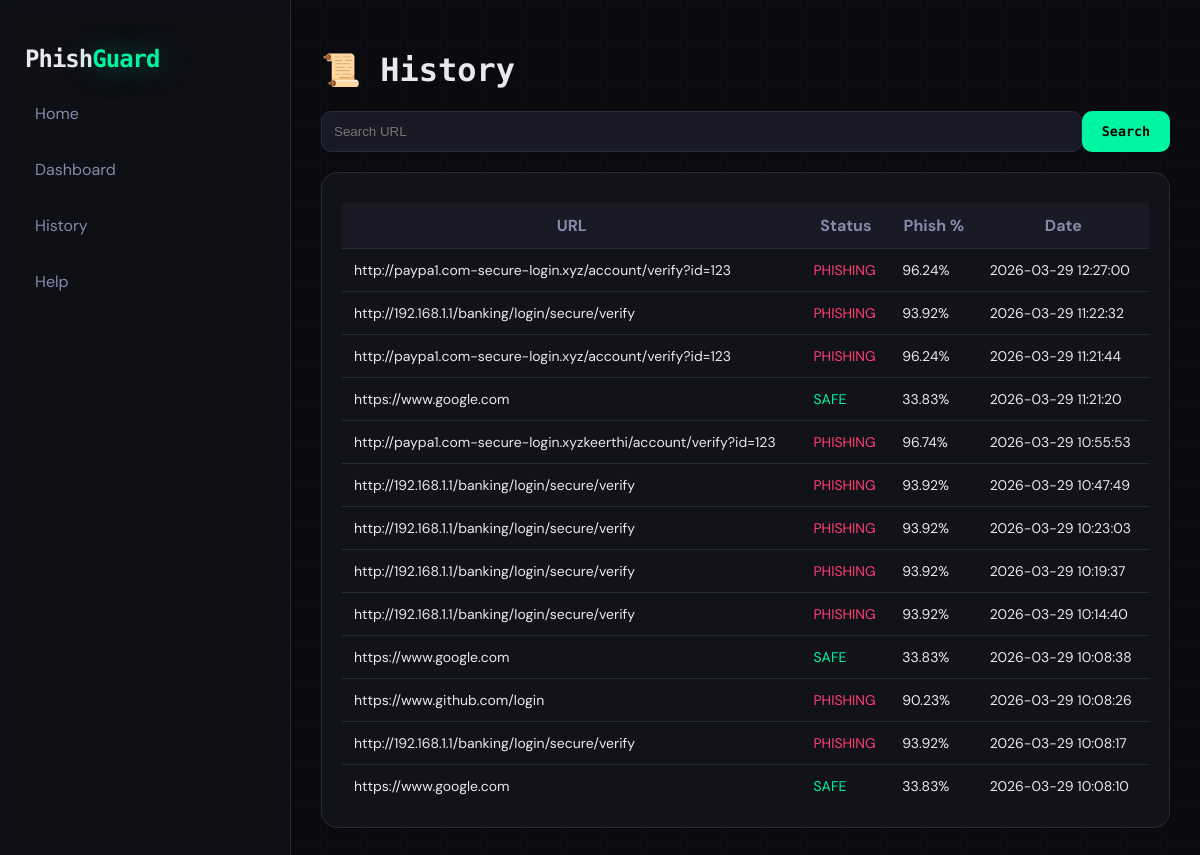
Before: /history with the older database file.
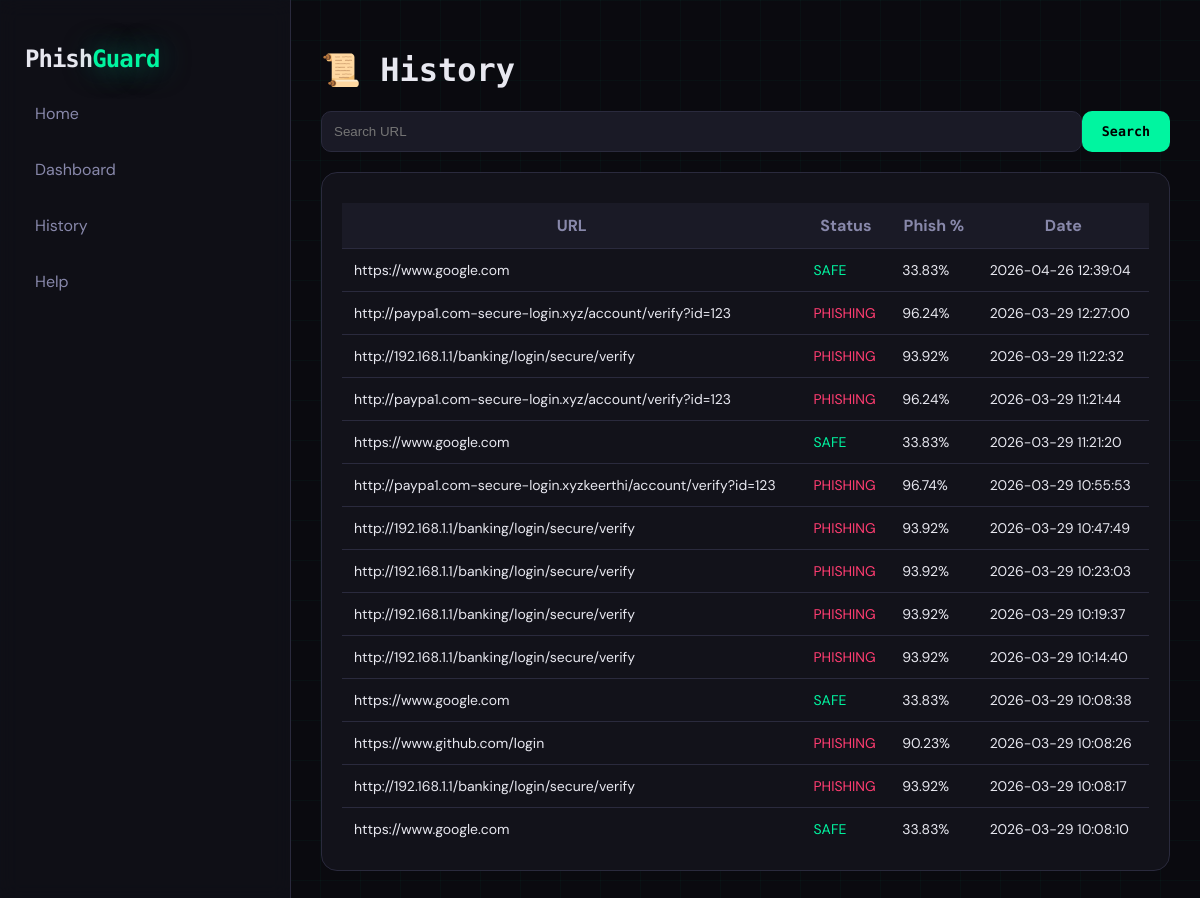
After: the same page with the newer database file.
### tables this page shows
CREATE TABLE scans (
            id INTEGER PRIMARY KEY AUTOINCREMENT,
            url TEXT,
            prediction TEXT,
            phishing_prob REAL,
            date TIMESTAMP DEFAULT CURRENT_TIMESTAMP
        );

### app.py (the view)
@app.route('/history')
def history():
    search_query = request.args.get('q')
    conn = sqlite3.connect('history.db')   # ✅ correct DB
    cursor = conn.cursor()
    if search_query:
        cursor.execute("""
            SELECT * FROM scans
            WHERE url LIKE ?
            ORDER BY date DESC
        """, ('%' + search_query + '%',))
    else:
        cursor.execute("""
            SELECT * FROM scans
            ORDER BY date DESC
        """)
    data = cursor.fetchall()
    conn.close()
    return render_template('history.html', data=data)

### templates/history.html (shortened to what this page needs)
<!DOCTYPE html>
<html lang="en">
<head>
</head>
<body>
<div class="sidebar">
    <h2 class="logo">
        <span class="phish">Phish</span><span class="guard">Guard</span>
    </h2>
    <a href="/">Home</a>
    <a href="/dashboard">Dashboard</a>
    <a href="/history">History</a>
    <a href="/help">Help</a>
</div>
<div class="main">
<h1>📜 History</h1>
<div class="search-box">
    <form method="GET" action="/history" style="display:flex;width:100%;">
        <input type="text" name="q" value="{{ request.args.get('q','') }}" placeholder="Search URL">
        <button type="submit">Search</button>
    </form>
</div>
<div class="card">
<table>
<tr>
<th>URL</th>
<th>Status</th>
<th>Phish %</th>
<th>Date</th>
</tr>
{% for row in data %}
<tr>
<td>{{ row[1] }}</td>
<td class="{% if row[2]=='PHISHING' %}phish{% else %}safe{% endif %}">
{{ row[2] }}
</td>
<td>{{ row[3] }}%</td>
<td>{{ row[4] }}</td>
</tr>
{% endfor %}
</table>
</div>
</div>
</body>
</html>

### templates/history.html (style rules this page uses)
:root { --bg: #0a0a0f; --surface: #12121a; --surface2: #1a1a26; --border: #2a2a3d; --accent: #00f5a0; --accent2: #00d9f5; --danger: #ff3d71; --text: #e8e8f0; --text-dim: #8888aa; --mono: 'Space Mono', monospace; --sans: 'DM Sans', sans-serif; }
body { margin: 0; font-family: var(--sans); background: var(--bg); color: var(--text); display: flex; }
body::before { content: ''; position: fixed; inset: 0; background-image: linear-gradient(rgba(0,245,160,0.03) 1px, transparent 1px), linear-gradient(90deg, rgba(0,245,160,0.03) 1px, transparent 1px); background-size: 40px 40px; z-index: 0; }
.sidebar { width: 240px; background: rgba(18,18,26,0.7); backdrop-filter: blur(10px); padding: 25px; border-right: 1px solid var(--border); }
.logo { font-family: var(--mono); font-weight: 700; letter-spacing: -1px; }
.logo .phish { color: #e8e8f0; }
.logo .guard { color: #00f5a0; text-shadow: 0 0 30px rgba(0,245,160,0.5); }
.sidebar a { display: block; margin: 15px 0; color: var(--text-dim); text-decoration: none; padding: 10px; border-radius: 8px; }
.main { flex: 1; padding: 30px; position: relative; z-index: 1; }
h1 { font-family: var(--mono); }
.search-box { margin: 20px 0; display: flex; gap: 10px; }
.search-box input { flex: 1; padding: 12px; border-radius: 10px; border: 1px solid var(--border); background: var(--surface2); color: var(--text); }
.search-box button { background: var(--accent); border: none; padding: 12px 20px; border-radius: 10px; font-family: var(--mono); font-weight: 700; cursor: pointer; }
.card { background: var(--surface); border: 1px solid var(--border); border-radius: 16px; padding: 20px; }
table { width: 100%; border-collapse: collapse; margin-top: 10px; }
th { background: var(--surface2); color: var(--text-dim); padding: 12px; }
td { padding: 12px; border-top: 1px solid var(--border); font-size: 14px; }
.safe { color: var(--accent); }
.phish { color: var(--danger); }

Changed rows visible on the page:
added scans: url "https://www.google.com", prediction "SAFE", phishing_prob "33.83", date "2026-04-26 12:39:04"
